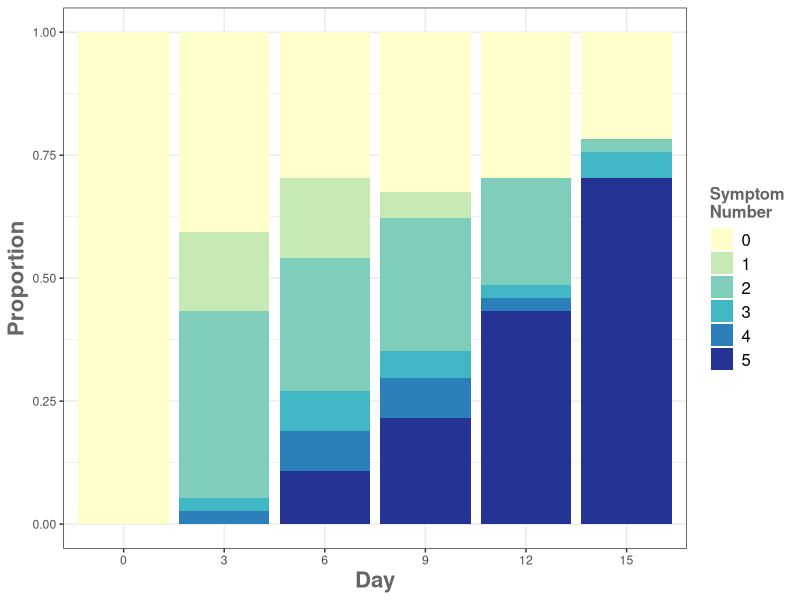

R code for this plot:
library(ggplot2)
library(reshape2)
library(RColorBrewer)
library(scales)

map<-read.table("map.txt", header=TRUE)

Day0<-dplyr::filter(map, map$Day=="0")

Day3<-dplyr::filter(map, map$Day=="3")

Day6<-dplyr::filter(map, map$Day=="6")

Day9<-dplyr::filter(map, map$Day=="9")

Day12<-dplyr::filter(map, map$Day=="12")

Day15<-dplyr::filter(map, map$Day=="15")

days<-c("Day 0", "Day 3", "Day 6", "Day 9", "Day 12", "Day 15")
num0<-c(37, sum(Day3$Pheno_num==0), sum(Day6$Pheno_num==0), 
sum(Day9$Pheno_num==0), sum(Day12$Pheno_num==0), sum(Day15$Pheno_num==0))

num1<-c(0, sum(Day3$Pheno_num==1), sum(Day6$Pheno_num==1), 
sum(Day9$Pheno_num==1), sum(Day12$Pheno_num==1), sum(Day15$Pheno_num==1))

num2<-c(sum(Day0$Pheno_num==2), sum(Day3$Pheno_num==2), sum(Day6$Pheno_num==2), 
sum(Day9$Pheno_num==2), sum(Day12$Pheno_num==2), sum(Day15$Pheno_num==2))

num3<-c(sum(Day0$Pheno_num==3), sum(Day3$Pheno_num==3), sum(Day6$Pheno_num==3), 
sum(Day9$Pheno_num==3), sum(Day12$Pheno_num==3), sum(Day15$Pheno_num==3))

num4<-c(sum(Day0$Pheno_num==4), sum(Day3$Pheno_num==4), sum(Day6$Pheno_num==4), 
sum(Day9$Pheno_num==4), sum(Day12$Pheno_num==4), sum(Day15$Pheno_num==4))

num5<-c(sum(Day0$Pheno_num==5), sum(Day3$Pheno_num==5), (sum(Day6$Pheno_num==5)+3), 
(sum(Day9$Pheno_num==5)+8), (sum(Day12$Pheno_num==5)+16), (sum(Day15$Pheno_num==5)+19))

class(num0)
data<-as.data.frame(t(data.frame(num0, num1, num2, num3, num4, num5)))
colnames(data) <- c("0","3", "6", "9", "12", "15")
data

my_datm <- melt(cbind(data, ind = rownames(data)), id.vars = c('ind'))
my_datm
colnames(my_datm)<-c("Symptom_numbers", "Day", "Value")

theme_set(theme_bw())

getPalette = colorRampPalette(brewer.pal(6, "YlGnBu"))
orderPalette = getPalette(6)
orderPalette

labels=c(num0="0",num1="1",num2="2",num3="3",num4="4",num5="5")

pdf("abundance_by_pheno_num.pdf")
ggplot(my_datm,aes(x = Day, y = Value, fill = Symptom_numbers)) + 
    geom_bar(position = "fill",stat = "identity") + 
    xlab("Day") + ylab("Proportion") + scale_color_manual(values=orderPalette) + 
	scale_fill_manual(values= orderPalette, labels=c("0","1","2","3","4","5"))+ 
	theme(axis.title = element_text(color="#666666", face="bold", size=16)) +
	theme(legend.text=element_text(size=12)) + 
	theme(legend.title = element_text(colour="#666666", size=12, face="bold"))+
	guides(fill=guide_legend(title="Symptom\nNumber"))
dev.off()




